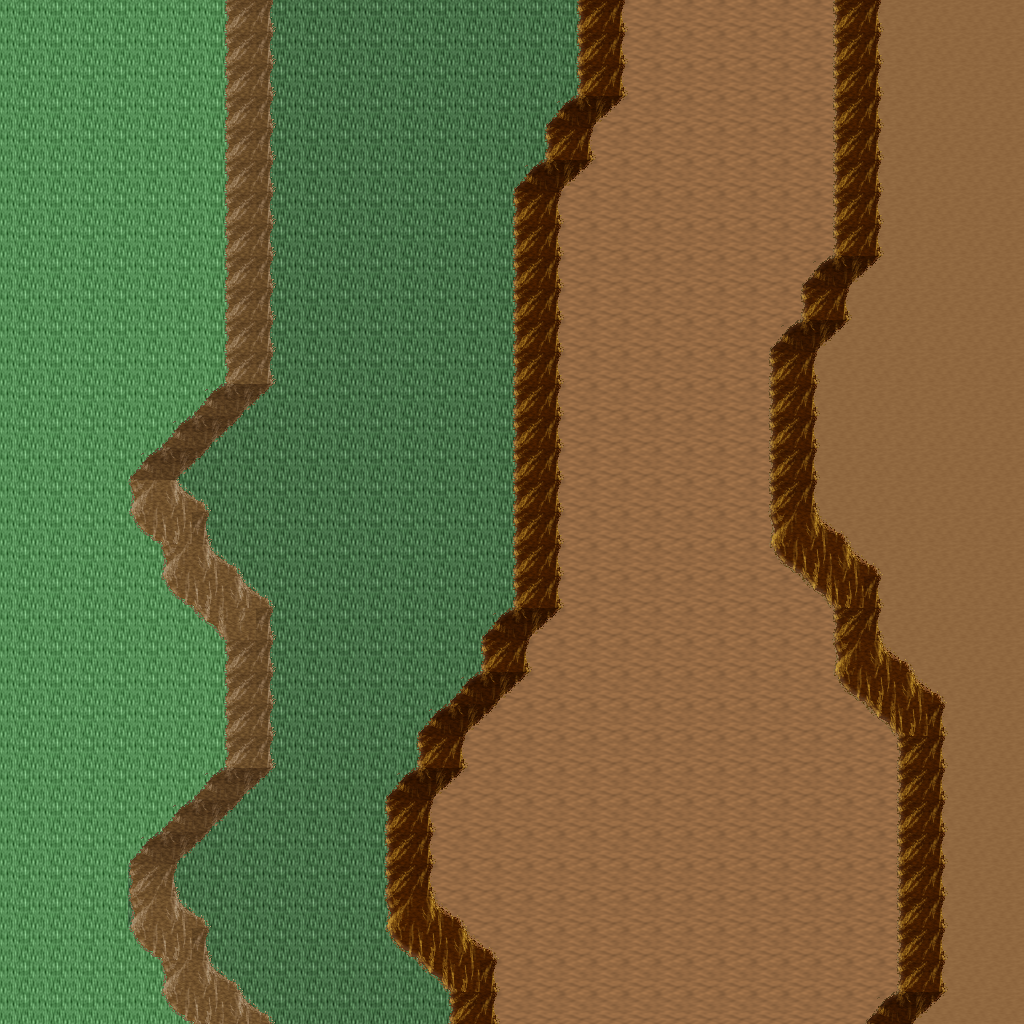

Rendered tile map (Tiled .tmx) drawn with the repository's tilesets; below, a short description and the map source with its tile grids summarised:
An orthogonal 32x32 tile map with 32x32 px tiles, 5 tile layers (Ground, Objects, Objects2, Above, ...), 1 hidden layer not drawn, 46 tilesets.

<map version="1.10" tiledversion="1.11.0" orientation="orthogonal" renderorder="right-down" width="32" height="32" tilewidth="32" tileheight="32" infinite="0" nextlayerid="11" nextobjectid="1">
 <tileset firstgid="1" name="logic_collision" tilewidth="32" tileheight="32" tilecount="1" columns="1">
  <image source="../drawable/logic_collision.png" width="32" height="32" />
 </tileset>
 <tileset firstgid="2" name="ground_ridge_earth_pale" tilewidth="32" tileheight="32" tilecount="96" columns="12">
  <image source="../drawable/ground_ridge_earth_pale.png" width="384" height="256" />
 </tileset>
 <tileset firstgid="98" name="ground_ridge_earth_dark" tilewidth="32" tileheight="32" tilecount="96" columns="12">
  <image source="../drawable/ground_ridge_earth_dark.png" width="384" height="256" />
 </tileset>
 <tileset firstgid="194" name="ground_ground" tilewidth="32" tileheight="32" tilecount="33" columns="3">
  <image source="../drawable/ground_ground.png" width="96" height="352" />
 </tileset>
 <tileset firstgid="227" name="building_castle" tilewidth="32" tileheight="32" tilecount="320" columns="20">
  <image source="../drawable/building_castle.png" width="640" height="512" />
 </tileset>
 <tileset firstgid="547" name="item_pot_barrels_1" tilewidth="32" tileheight="32" tilecount="8" columns="4">
  <image source="../drawable/item_pot_barrels_1.png" width="128" height="64" />
 </tileset>
 <tileset firstgid="555" name="item_weapon_cannon" tilewidth="32" tileheight="32" tilecount="12" columns="3">
  <image source="../drawable/item_weapon_cannon.png" width="96" height="128" />
 </tileset>
 <tileset firstgid="567" name="building_door_closed" tilewidth="32" tileheight="32" tilecount="1" columns="1">
  <image source="../drawable/building_door_closed.png" width="32" height="32" />
 </tileset>
 <tileset firstgid="568" name="building_door_door" tilewidth="32" tileheight="32" tilecount="6" columns="3">
  <image source="../drawable/building_door_door.png" width="96" height="64" />
 </tileset>
 <tileset firstgid="574" name="building_window_window_centered" tilewidth="32" tileheight="32" tilecount="1" columns="1">
  <image source="../drawable/building_window_window_centered.png" width="32" height="32" />
 </tileset>
 <tileset firstgid="575" name="building_decoration_chimney_big" tilewidth="32" tileheight="32" tilecount="2" columns="1">
  <image source="../drawable/building_decoration_chimney_big.png" width="32" height="64" />
 </tileset>
 <tileset firstgid="577" name="building_stairs_stairs_grey" tilewidth="32" tileheight="32" tilecount="6" columns="3">
  <image source="../drawable/building_stairs_stairs_grey.png" width="96" height="64" />
 </tileset>
 <tileset firstgid="583" name="building_witch_hut" tilewidth="32" tileheight="32" tilecount="80" columns="5">
  <image source="../drawable/building_witch_hut.png" width="160" height="512" />
 </tileset>
 <tileset firstgid="663" name="ground_grass_edges" tilewidth="32" tileheight="32" tilecount="36" columns="12">
  <image source="../drawable/ground_grass_edges.png" width="384" height="96" />
 </tileset>
 <tileset firstgid="699" name="ground_grass_corners" tilewidth="32" tileheight="32" tilecount="24" columns="6">
  <image source="../drawable/ground_grass_corners.png" width="192" height="128" />
 </tileset>
 <tileset firstgid="723" name="logic_item_vegetable" tilewidth="32" tileheight="32" tilecount="16" columns="8">
  <image source="../drawable/logic_item_vegetable.png" width="256" height="64" />
 </tileset>
 <tileset firstgid="739" name="plant_tree_fall_trees" tilewidth="32" tileheight="32" tilecount="40" columns="8">
  <image source="../drawable/plant_tree_fall_trees.png" width="256" height="160" />
 </tileset>
 <tileset firstgid="779" name="plant_stump_stump_pale_purple" tilewidth="32" tileheight="32" tilecount="4" columns="2">
  <image source="../drawable/plant_stump_stump_pale_purple.png" width="64" height="64" />
 </tileset>
 <tileset firstgid="783" name="plant_stump_small_stump" tilewidth="32" tileheight="32" tilecount="4" columns="2">
  <image source="../drawable/plant_stump_small_stump.png" width="64" height="64" />
 </tileset>
 <tileset firstgid="787" name="furniture_light_small_lamp" tilewidth="32" tileheight="32" tilecount="4" columns="4">
  <image source="../drawable/furniture_light_small_lamp.png" width="128" height="32" />
 </tileset>
 <tileset firstgid="791" name="item_pot_barrel" tilewidth="32" tileheight="32" tilecount="2" columns="1">
  <image source="../drawable/item_pot_barrel.png" width="32" height="64" />
 </tileset>
 <tileset firstgid="793" name="plant_tree_locust_tree" tilewidth="32" tileheight="32" tilecount="20" columns="4">
  <image source="../drawable/plant_tree_locust_tree.png" width="128" height="160" />
 </tileset>
 <tileset firstgid="813" name="plant_leaves" tilewidth="32" tileheight="32" tilecount="8" columns="4">
  <image source="../drawable/plant_leaves.png" width="128" height="64" />
 </tileset>
 <tileset firstgid="821" name="plant_flower_daisy_blue" tilewidth="32" tileheight="32" tilecount="8" columns="2">
  <image source="../drawable/plant_flower_daisy_blue.png" width="64" height="128" />
 </tileset>
 <tileset firstgid="829" name="plant_flower_daisy_yellow" tilewidth="32" tileheight="32" tilecount="8" columns="2">
  <image source="../drawable/plant_flower_daisy_yellow.png" width="64" height="128" />
 </tileset>
 <tileset firstgid="837" name="plant_flower_small_flower_bed_2" tilewidth="32" tileheight="32" tilecount="12" columns="3">
  <image source="../drawable/plant_flower_small_flower_bed_2.png" width="96" height="128" />
 </tileset>
 <tileset firstgid="849" name="plant_flower_small_flower_bed" tilewidth="32" tileheight="32" tilecount="12" columns="3">
  <image source="../drawable/plant_flower_small_flower_bed.png" width="96" height="128" />
 </tileset>
 <tileset firstgid="861" name="plant_flower_flower_bed_1" tilewidth="32" tileheight="32" tilecount="35" columns="7">
  <image source="../drawable/plant_flower_flower_bed_1.png" width="224" height="160" />
 </tileset>
 <tileset firstgid="896" name="plant_flower_hothouse_flowers" tilewidth="32" tileheight="32" tilecount="72" columns="6">
  <image source="../drawable/plant_flower_hothouse_flowers.png" width="192" height="384" />
 </tileset>
 <tileset firstgid="968" name="furniture_light_lamp_blue" tilewidth="32" tileheight="32" tilecount="3" columns="1">
  <image source="../drawable/furniture_light_lamp_blue.png" width="32" height="96" />
 </tileset>
 <tileset firstgid="971" name="light_dim_light_7x5" tilewidth="32" tileheight="32" tilecount="35" columns="7">
  <image source="../drawable/light_dim_light_7x5.png" width="224" height="160" />
 </tileset>
 <tileset firstgid="1006" name="building_decoration_chimney" tilewidth="32" tileheight="32" tilecount="2" columns="1">
  <image source="../drawable/building_decoration_chimney.png" width="32" height="64" />
 </tileset>
 <tileset firstgid="1008" name="building_decoration_cauldron_sign" tilewidth="32" tileheight="32" tilecount="1" columns="1">
  <image source="../drawable/building_decoration_cauldron_sign.png" width="32" height="32" />
 </tileset>
 <tileset firstgid="1009" name="building_decoration_magician_banner" tilewidth="32" tileheight="32" tilecount="3" columns="3">
  <image source="../drawable/building_decoration_magician_banner.png" width="96" height="32" />
 </tileset>
 <tileset firstgid="1012" name="logic_portal" tilewidth="32" tileheight="32" tilecount="24" columns="8">
  <image source="../drawable/logic_portal.png" width="256" height="96" />
 </tileset>
 <tileset firstgid="1036" name="ground_ground_3" tilewidth="32" tileheight="32" tilecount="5" columns="5">
  <image source="../drawable/ground_ground_3.png" width="160" height="32" />
 </tileset>
 <tileset firstgid="1041" name="building_cottage" tilewidth="32" tileheight="32" tilecount="256" columns="16">
  <image source="../drawable/building_cottage.png" width="512" height="512" />
 </tileset>
 <tileset firstgid="1297" name="building_roof_thatched_roof" tilewidth="32" tileheight="32" tilecount="256" columns="16">
  <image source="../drawable/building_roof_thatched_roof.png" width="512" height="512" />
 </tileset>
 <tileset firstgid="1553" name="building_door_doors" tilewidth="32" tileheight="32" tilecount="256" columns="16">
  <image source="../drawable/building_door_doors.png" width="512" height="512" />
 </tileset>
 <tileset firstgid="1809" name="building_window_windows" tilewidth="32" tileheight="32" tilecount="256" columns="16">
  <image source="../drawable/building_window_windows.png" width="512" height="512" />
 </tileset>
 <tileset firstgid="2065" name="plant_bush_leafy" tilewidth="32" tileheight="32" tilecount="48" columns="8">
  <image source="../drawable/plant_bush_leafy.png" width="256" height="192" />
 </tileset>
 <tileset firstgid="2113" name="plant_bush_flowering" tilewidth="32" tileheight="32" tilecount="72" columns="8">
  <image source="../drawable/plant_bush_flowering.png" width="256" height="288" />
 </tileset>
 <tileset firstgid="2185" name="object_stone_well" tilewidth="32" tileheight="32" tilecount="6" columns="2">
  <image source="../drawable/object_stone_well.png" width="64" height="96" />
 </tileset>
 <tileset firstgid="2191" name="item_pot_cauldron" tilewidth="32" tileheight="32" tilecount="48" columns="8">
  <image source="../drawable/item_pot_cauldron.png" width="256" height="192" />
 </tileset>
 <tileset firstgid="2239" name="item_campfires" tilewidth="32" tileheight="32" tilecount="2" columns="2">
  <image source="../drawable/item_campfires.png" width="64" height="32" />
 </tileset>
 <tileset firstgid="2241" name="item_firewood" tilewidth="32" tileheight="32" tilecount="12" columns="3">
  <image source="../drawable/item_firewood.png" width="96" height="128" />
 </tileset>
 <layer id="1" name="Ground" width="32" height="32">
  <data>[1024 cells, 1024 non-empty, 4 distinct tile ids]</data>
 </layer>
 <layer id="2" name="Objects" width="32" height="32">
  <data>[1024 cells, 230 non-empty, 23 distinct tile ids]</data>
 </layer>
 <layer id="3" name="Objects2" width="32" height="32">
  <data>[1024 cells, 0 non-empty, 0 distinct tile ids]</data>
 </layer>
 <layer id="4" name="Above" width="32" height="32">
  <data>[1024 cells, 0 non-empty, 0 distinct tile ids]</data>
 </layer>
 <layer id="5" name="Above2" width="32" height="32">
  <data>[1024 cells, 0 non-empty, 0 distinct tile ids]</data>
 </layer>
 <layer id="6" name="Walkable" width="32" height="32" visible="0">
  <data>[1024 cells, 826 non-empty, 1 distinct tile ids]</data>
 </layer>
 <objectgroup id="7" name="Mapevents" />
 <objectgroup id="8" name="Spawn" />
 <objectgroup id="9" name="Keys" />
 <objectgroup id="10" name="Replace" />
</map>
